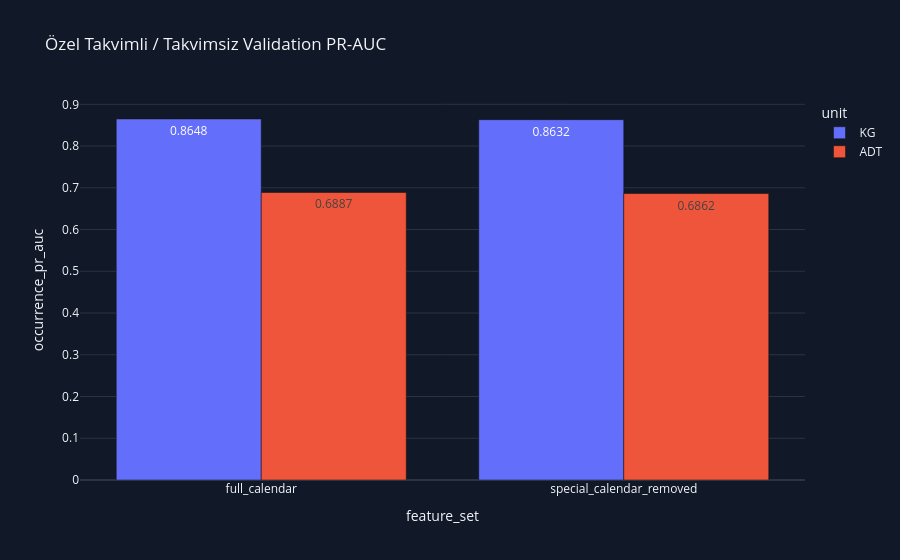

This figure's notebook cell:
### Markdown cell above
### Özel takvim feature ablation

Aynı seçilmiş model ailesi, aynı train/validation döneminde iki kez ölçülür:
`full_calendar` 18 özel takvim alanını içerir; `special_calendar_removed` bunları
çıkarır ama standart gün/ay/hafta sonu alanlarını korur. Böylece takvimin gerçekten
genelleme performansına katkısı ayrı olarak görülür.

### Code cell
ablation = pd.read_csv(REPORTS_DIR / 'csv' / 'calendar_feature_ablation.csv')
display(ablation)

fig = px.bar(
    ablation,
    x='feature_set',
    y='occurrence_pr_auc',
    color='unit',
    barmode='group',
    text_auto='.4f',
    title='Özel Takvimli / Takvimsiz Validation PR-AUC',
)
fig.update_layout(
    template='plotly_dark',
    paper_bgcolor='#111827',
    plot_bgcolor='#111827',
)
fig.show()

### Figure 1 — Plotly figure (JSON) as saved in the notebook; plotly's stock layout.template omitted (floating-point values rounded to 4 significant figures)
{"data": [{"alignmentgroup": "True", "hovertemplate": "unit=KG<br>feature_set=%{x}<br>occurrence_pr_auc=%{y}<extra></extra>", "legendgroup": "KG", "marker": {"color": "#636efa", "pattern": {"shape": ""}}, "name": "KG", "offsetgroup": "KG", "orientation": "v", "showlegend": true, "textposition": "auto", "texttemplate": "%{y:.4f}", "type": "bar", "x": ["full_calendar", "special_calendar_removed"], "xaxis": "x", "y": [0.8648, 0.8632], "yaxis": "y"}, {"alignmentgroup": "True", "hovertemplate": "unit=ADT<br>feature_set=%{x}<br>occurrence_pr_auc=%{y}<extra></extra>", "legendgroup": "ADT", "marker": {"color": "#EF553B", "pattern": {"shape": ""}}, "name": "ADT", "offsetgroup": "ADT", "orientation": "v", "showlegend": true, "textposition": "auto", "texttemplate": "%{y:.4f}", "type": "bar", "x": ["full_calendar", "special_calendar_removed"], "xaxis": "x", "y": [0.6887, 0.6862], "yaxis": "y"}], "layout": {"barmode": "group", "legend": {"title": {"text": "unit"}, "tracegroupgap": 0}, "paper_bgcolor": "#111827", "plot_bgcolor": "#111827", "title": {"text": "Özel Takvimli / Takvimsiz Validation PR-AUC"}, "xaxis": {"anchor": "y", "domain": [0.0, 1.0], "title": {"text": "feature_set"}}, "yaxis": {"anchor": "x", "domain": [0.0, 1.0], "title": {"text": "occurrence_pr_auc"}}}}
